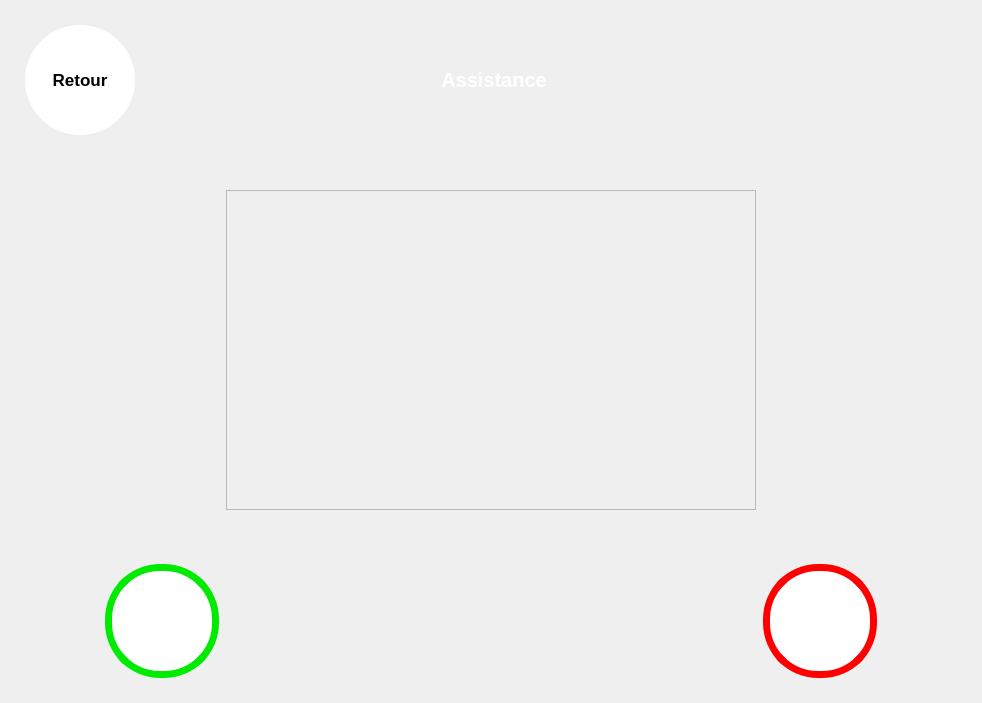
<?xml version="1.0" encoding="UTF-8"?>
<ui version="4.0">
 <class>Assistance</class>
 <widget class="QWidget" name="Assistance">
  <property name="geometry">
   <rect>
    <x>0</x>
    <y>0</y>
    <width>982</width>
    <height>703</height>
   </rect>
  </property>
  <property name="windowTitle">
   <string>Form</string>
  </property>
  <property name="styleSheet">
   <string notr="true">QToolTip{	
	border:1px white;	
	border-radius:0px;  
	font : 15pt;
	background-color: rgb(114, 114, 114);
	color: rgb(255, 255, 255);	    	
}</string>
  </property>
  <layout class="QGridLayout" name="gridLayout">
   <item row="0" column="0">
    <widget class="QStackedWidget" name="stackedWidget">
     <property name="frameShape">
      <enum>QFrame::NoFrame</enum>
     </property>
     <property name="frameShadow">
      <enum>QFrame::Sunken</enum>
     </property>
     <widget class="QWidget" name="page">
      <layout class="QGridLayout" name="gridLayout_2">
       <item row="0" column="0">
        <layout class="QHBoxLayout" name="horizontalLayout_2">
         <property name="margin">
          <number>5</number>
         </property>
         <item>
          <widget class="QToolButton" name="B_ReturnWidgetCurent">
           <property name="minimumSize">
            <size>
             <width>110</width>
             <height>110</height>
            </size>
           </property>
           <property name="maximumSize">
            <size>
             <width>110</width>
             <height>110</height>
            </size>
           </property>
           <property name="palette">
            <palette>
             <active>
              <colorrole role="Button">
               <brush brushstyle="SolidPattern">
                <color alpha="255">
                 <red>255</red>
                 <green>255</green>
                 <blue>255</blue>
                </color>
               </brush>
              </colorrole>
              <colorrole role="Base">
               <brush brushstyle="SolidPattern">
                <color alpha="255">
                 <red>255</red>
                 <green>255</green>
                 <blue>255</blue>
                </color>
               </brush>
              </colorrole>
              <colorrole role="Window">
               <brush brushstyle="SolidPattern">
                <color alpha="255">
                 <red>255</red>
                 <green>255</green>
                 <blue>255</blue>
                </color>
               </brush>
              </colorrole>
             </active>
             <inactive>
              <colorrole role="Button">
               <brush brushstyle="SolidPattern">
                <color alpha="255">
                 <red>255</red>
                 <green>255</green>
                 <blue>255</blue>
                </color>
               </brush>
              </colorrole>
              <colorrole role="Base">
               <brush brushstyle="SolidPattern">
                <color alpha="255">
                 <red>255</red>
                 <green>255</green>
                 <blue>255</blue>
                </color>
               </brush>
              </colorrole>
              <colorrole role="Window">
               <brush brushstyle="SolidPattern">
                <color alpha="255">
                 <red>255</red>
                 <green>255</green>
                 <blue>255</blue>
                </color>
               </brush>
              </colorrole>
             </inactive>
             <disabled>
              <colorrole role="Button">
               <brush brushstyle="SolidPattern">
                <color alpha="255">
                 <red>255</red>
                 <green>255</green>
                 <blue>255</blue>
                </color>
               </brush>
              </colorrole>
              <colorrole role="Base">
               <brush brushstyle="SolidPattern">
                <color alpha="255">
                 <red>255</red>
                 <green>255</green>
                 <blue>255</blue>
                </color>
               </brush>
              </colorrole>
              <colorrole role="Window">
               <brush brushstyle="SolidPattern">
                <color alpha="255">
                 <red>255</red>
                 <green>255</green>
                 <blue>255</blue>
                </color>
               </brush>
              </colorrole>
             </disabled>
            </palette>
           </property>
           <property name="font">
            <font>
             <pointsize>13</pointsize>
             <weight>75</weight>
             <bold>true</bold>
            </font>
           </property>
           <property name="styleSheet">
            <string notr="true">QToolButton{
background-color: rgb(255, 255, 255);
border:none;
border-radius:55px;
max-width:110px;
max-height:110px;
min-width:110px;
min-height:110px;
}

QToolButton:pressed{ 
	background-color: #ECF0F1;
}</string>
           </property>
           <property name="text">
            <string>Retour</string>
           </property>
           <property name="icon">
            <iconset resource="Src.qrc">
             <normaloff>:/ImgList/Home</normaloff>:/ImgList/Home</iconset>
           </property>
           <property name="iconSize">
            <size>
             <width>70</width>
             <height>70</height>
            </size>
           </property>
           <property name="toolButtonStyle">
            <enum>Qt::ToolButtonTextUnderIcon</enum>
           </property>
           <property name="autoRaise">
            <bool>true</bool>
           </property>
          </widget>
         </item>
         <item>
          <spacer name="horizontalSpacer_4">
           <property name="orientation">
            <enum>Qt::Horizontal</enum>
           </property>
           <property name="sizeType">
            <enum>QSizePolicy::MinimumExpanding</enum>
           </property>
           <property name="sizeHint" stdset="0">
            <size>
             <width>300</width>
             <height>110</height>
            </size>
           </property>
          </spacer>
         </item>
         <item>
          <widget class="QLabel" name="label">
           <property name="font">
            <font>
             <pointsize>15</pointsize>
             <weight>75</weight>
             <bold>true</bold>
            </font>
           </property>
           <property name="styleSheet">
            <string notr="true">background-color: rgba(255, 255, 255, 0);
color: rgb(255, 255, 255);</string>
           </property>
           <property name="text">
            <string>Assistance</string>
           </property>
           <property name="alignment">
            <set>Qt::AlignCenter</set>
           </property>
          </widget>
         </item>
         <item>
          <spacer name="horizontalSpacer_5">
           <property name="orientation">
            <enum>Qt::Horizontal</enum>
           </property>
           <property name="sizeType">
            <enum>QSizePolicy::MinimumExpanding</enum>
           </property>
           <property name="sizeHint" stdset="0">
            <size>
             <width>300</width>
             <height>110</height>
            </size>
           </property>
          </spacer>
         </item>
         <item>
          <spacer name="horizontalSpacer_8">
           <property name="orientation">
            <enum>Qt::Horizontal</enum>
           </property>
           <property name="sizeType">
            <enum>QSizePolicy::Fixed</enum>
           </property>
           <property name="sizeHint" stdset="0">
            <size>
             <width>110</width>
             <height>20</height>
            </size>
           </property>
          </spacer>
         </item>
        </layout>
       </item>
       <item row="1" column="0">
        <spacer name="verticalSpacer_2">
         <property name="orientation">
          <enum>Qt::Vertical</enum>
         </property>
         <property name="sizeHint" stdset="0">
          <size>
           <width>20</width>
           <height>33</height>
          </size>
         </property>
        </spacer>
       </item>
       <item row="2" column="0">
        <layout class="QHBoxLayout" name="horizontalLayout_3">
         <property name="margin">
          <number>5</number>
         </property>
         <item>
          <spacer name="horizontalSpacer_6">
           <property name="orientation">
            <enum>Qt::Horizontal</enum>
           </property>
           <property name="sizeHint" stdset="0">
            <size>
             <width>40</width>
             <height>20</height>
            </size>
           </property>
          </spacer>
         </item>
         <item>
          <widget class="QFrame" name="F_Screen">
           <property name="minimumSize">
            <size>
             <width>530</width>
             <height>320</height>
            </size>
           </property>
           <property name="frameShape">
            <enum>QFrame::StyledPanel</enum>
           </property>
           <property name="frameShadow">
            <enum>QFrame::Raised</enum>
           </property>
          </widget>
         </item>
         <item>
          <spacer name="horizontalSpacer_7">
           <property name="orientation">
            <enum>Qt::Horizontal</enum>
           </property>
           <property name="sizeHint" stdset="0">
            <size>
             <width>40</width>
             <height>20</height>
            </size>
           </property>
          </spacer>
         </item>
        </layout>
       </item>
       <item row="3" column="0">
        <spacer name="verticalSpacer">
         <property name="orientation">
          <enum>Qt::Vertical</enum>
         </property>
         <property name="sizeHint" stdset="0">
          <size>
           <width>20</width>
           <height>22</height>
          </size>
         </property>
        </spacer>
       </item>
       <item row="4" column="0">
        <layout class="QHBoxLayout" name="horizontalLayout">
         <property name="margin">
          <number>5</number>
         </property>
         <item>
          <spacer name="horizontalSpacer_2">
           <property name="orientation">
            <enum>Qt::Horizontal</enum>
           </property>
           <property name="sizeType">
            <enum>QSizePolicy::Fixed</enum>
           </property>
           <property name="sizeHint" stdset="0">
            <size>
             <width>80</width>
             <height>20</height>
            </size>
           </property>
          </spacer>
         </item>
         <item>
          <widget class="QToolButton" name="B_CallOn">
           <property name="minimumSize">
            <size>
             <width>114</width>
             <height>114</height>
            </size>
           </property>
           <property name="maximumSize">
            <size>
             <width>114</width>
             <height>114</height>
            </size>
           </property>
           <property name="palette">
            <palette>
             <active>
              <colorrole role="Button">
               <brush brushstyle="SolidPattern">
                <color alpha="255">
                 <red>255</red>
                 <green>255</green>
                 <blue>255</blue>
                </color>
               </brush>
              </colorrole>
              <colorrole role="Base">
               <brush brushstyle="SolidPattern">
                <color alpha="255">
                 <red>255</red>
                 <green>255</green>
                 <blue>255</blue>
                </color>
               </brush>
              </colorrole>
              <colorrole role="Window">
               <brush brushstyle="SolidPattern">
                <color alpha="255">
                 <red>255</red>
                 <green>255</green>
                 <blue>255</blue>
                </color>
               </brush>
              </colorrole>
             </active>
             <inactive>
              <colorrole role="Button">
               <brush brushstyle="SolidPattern">
                <color alpha="255">
                 <red>255</red>
                 <green>255</green>
                 <blue>255</blue>
                </color>
               </brush>
              </colorrole>
              <colorrole role="Base">
               <brush brushstyle="SolidPattern">
                <color alpha="255">
                 <red>255</red>
                 <green>255</green>
                 <blue>255</blue>
                </color>
               </brush>
              </colorrole>
              <colorrole role="Window">
               <brush brushstyle="SolidPattern">
                <color alpha="255">
                 <red>255</red>
                 <green>255</green>
                 <blue>255</blue>
                </color>
               </brush>
              </colorrole>
             </inactive>
             <disabled>
              <colorrole role="Button">
               <brush brushstyle="SolidPattern">
                <color alpha="255">
                 <red>255</red>
                 <green>255</green>
                 <blue>255</blue>
                </color>
               </brush>
              </colorrole>
              <colorrole role="Base">
               <brush brushstyle="SolidPattern">
                <color alpha="255">
                 <red>255</red>
                 <green>255</green>
                 <blue>255</blue>
                </color>
               </brush>
              </colorrole>
              <colorrole role="Window">
               <brush brushstyle="SolidPattern">
                <color alpha="255">
                 <red>255</red>
                 <green>255</green>
                 <blue>255</blue>
                </color>
               </brush>
              </colorrole>
             </disabled>
            </palette>
           </property>
           <property name="font">
            <font>
             <pointsize>13</pointsize>
             <weight>75</weight>
             <bold>true</bold>
            </font>
           </property>
           <property name="styleSheet">
            <string notr="true">QToolButton{
background-color: rgb(255, 255, 255);
border:7px solid rgb(0, 235, 0);
border-radius:55px;
max-width:100px;
max-height:100px;
min-width:100px;
min-height:100px;
}

QToolButton:pressed{ 
	background-color: #ECF0F1;
}</string>
           </property>
           <property name="icon">
            <iconset resource="Src.qrc">
             <normaloff>:/assistance/CallOn</normaloff>:/assistance/CallOn</iconset>
           </property>
           <property name="iconSize">
            <size>
             <width>102</width>
             <height>102</height>
            </size>
           </property>
           <property name="toolButtonStyle">
            <enum>Qt::ToolButtonIconOnly</enum>
           </property>
           <property name="autoRaise">
            <bool>false</bool>
           </property>
          </widget>
         </item>
         <item>
          <spacer name="horizontalSpacer">
           <property name="orientation">
            <enum>Qt::Horizontal</enum>
           </property>
           <property name="sizeHint" stdset="0">
            <size>
             <width>40</width>
             <height>20</height>
            </size>
           </property>
          </spacer>
         </item>
         <item>
          <widget class="QToolButton" name="B_CallOFF">
           <property name="minimumSize">
            <size>
             <width>114</width>
             <height>114</height>
            </size>
           </property>
           <property name="maximumSize">
            <size>
             <width>114</width>
             <height>114</height>
            </size>
           </property>
           <property name="palette">
            <palette>
             <active>
              <colorrole role="Button">
               <brush brushstyle="SolidPattern">
                <color alpha="255">
                 <red>255</red>
                 <green>255</green>
                 <blue>255</blue>
                </color>
               </brush>
              </colorrole>
              <colorrole role="Base">
               <brush brushstyle="SolidPattern">
                <color alpha="255">
                 <red>255</red>
                 <green>255</green>
                 <blue>255</blue>
                </color>
               </brush>
              </colorrole>
              <colorrole role="Window">
               <brush brushstyle="SolidPattern">
                <color alpha="255">
                 <red>255</red>
                 <green>255</green>
                 <blue>255</blue>
                </color>
               </brush>
              </colorrole>
             </active>
             <inactive>
              <colorrole role="Button">
               <brush brushstyle="SolidPattern">
                <color alpha="255">
                 <red>255</red>
                 <green>255</green>
                 <blue>255</blue>
                </color>
               </brush>
              </colorrole>
              <colorrole role="Base">
               <brush brushstyle="SolidPattern">
                <color alpha="255">
                 <red>255</red>
                 <green>255</green>
                 <blue>255</blue>
                </color>
               </brush>
              </colorrole>
              <colorrole role="Window">
               <brush brushstyle="SolidPattern">
                <color alpha="255">
                 <red>255</red>
                 <green>255</green>
                 <blue>255</blue>
                </color>
               </brush>
              </colorrole>
             </inactive>
             <disabled>
              <colorrole role="Button">
               <brush brushstyle="SolidPattern">
                <color alpha="255">
                 <red>255</red>
                 <green>255</green>
                 <blue>255</blue>
                </color>
               </brush>
              </colorrole>
              <colorrole role="Base">
               <brush brushstyle="SolidPattern">
                <color alpha="255">
                 <red>255</red>
                 <green>255</green>
                 <blue>255</blue>
                </color>
               </brush>
              </colorrole>
              <colorrole role="Window">
               <brush brushstyle="SolidPattern">
                <color alpha="255">
                 <red>255</red>
                 <green>255</green>
                 <blue>255</blue>
                </color>
               </brush>
              </colorrole>
             </disabled>
            </palette>
           </property>
           <property name="font">
            <font>
             <pointsize>13</pointsize>
             <weight>75</weight>
             <bold>true</bold>
            </font>
           </property>
           <property name="styleSheet">
            <string notr="true">QToolButton{
background-color: rgb(255, 255, 255);
border:7px solid red;
border-radius:55px;
max-width:100px;
max-height:100px;
min-width:100px;
min-height:100px;
}

QToolButton:pressed{ 
	background-color: #ECF0F1;
}</string>
           </property>
           <property name="icon">
            <iconset resource="Src.qrc">
             <normaloff>:/assistance/CallOff</normaloff>:/assistance/CallOff</iconset>
           </property>
           <property name="iconSize">
            <size>
             <width>102</width>
             <height>102</height>
            </size>
           </property>
           <property name="toolButtonStyle">
            <enum>Qt::ToolButtonIconOnly</enum>
           </property>
          </widget>
         </item>
         <item>
          <spacer name="horizontalSpacer_3">
           <property name="orientation">
            <enum>Qt::Horizontal</enum>
           </property>
           <property name="sizeType">
            <enum>QSizePolicy::Fixed</enum>
           </property>
           <property name="sizeHint" stdset="0">
            <size>
             <width>80</width>
             <height>20</height>
            </size>
           </property>
          </spacer>
         </item>
        </layout>
       </item>
      </layout>
     </widget>
     <widget class="QWidget" name="page_2"/>
    </widget>
   </item>
  </layout>
 </widget>
 <resources>
  <include location="Src.qrc"/>
 </resources>
 <connections/>
</ui>
